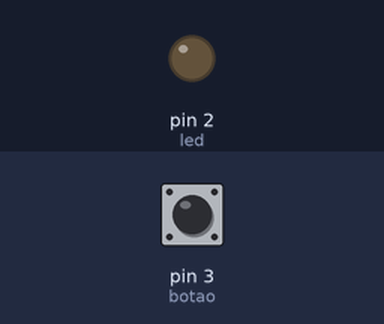
A sketch run on a simulated Arduino Uno, built with avr-gcc and run on an emulated ATmega328P. On the bench: output pins drawn as LEDs (lit = HIGH). The inputs (shaded band) are chosen by the test bench; at power-on: pin 3 (botao) LOW.

Above: at 1.2 s.
1.3 s: pin 3 (botao) pulled HIGH for 0.15 s
At 1.37 s:
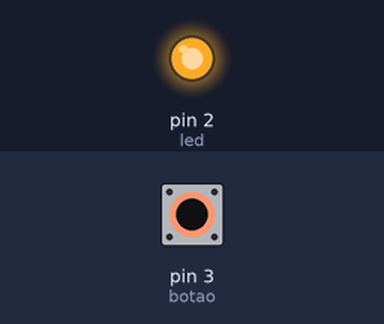
2.9 s: pin 3 (botao) pulled HIGH for 3.2 s
At 7.0 s:
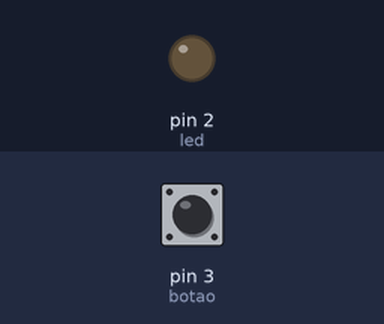
Timing chart, 0 to 8.5 s (numbered marks = the images above; inputs shaded):
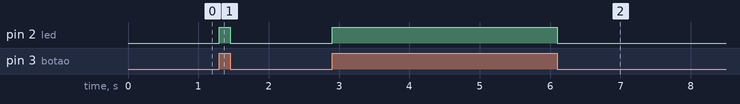

Measured:
- after the input at 1.3 s, pin 2 (led): LOW → HIGH at once, → LOW 0.15 s later
- after the input at 2.9 s, pin 2 (led): LOW → HIGH at once, → LOW 3.2 s later

The sketch:

Input_com_resistor_pull_down.ino
```cpp
int botao = 3;
int led = 2;

void setup()
{
  pinMode(botao, INPUT);
  pinMode(led, OUTPUT);
}

void loop()
{
  if(digitalRead(botao) == 1){
    digitalWrite(led, HIGH);
  }
  else{digitalWrite(led, LOW);}
}
```
